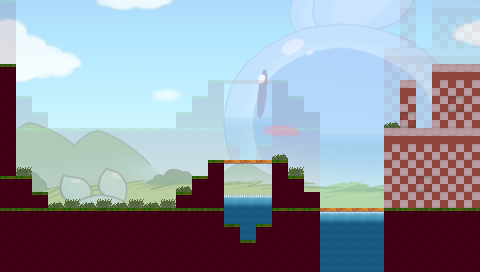

Rendered tile map (Tiled .tmx) drawn with the repository's tilesets; below, a short description and the full map source, tile grids included:
An orthogonal 30x17 tile map with 16x16 px tiles, 3 tile layers (Parallax, Decor, Terrain), 1 image layer and 5 objects (3x EGG, PLAYER, MUSTACHO).

<map version="1.10" tiledversion="1.11.1" orientation="orthogonal" renderorder="right-down" width="30" height="17" tilewidth="16" tileheight="16" infinite="0" backgroundcolor="#a0c8ff" nextlayerid="7" nextobjectid="8">
 <editorsettings>
  <export target="lapinou.json" format="json" />
 </editorsettings>
 <properties>
  <property name="name" value="lapinou" />
 </properties>
 <tileset firstgid="1" source="lapinou.tsx" />
 <imagelayer id="6" name="Background" offsetx="-0.452386" offsety="-31.667">
  <image source="../textures/bg.png" width="512" height="512" />
 </imagelayer>
 <layer id="4" name="Parallax" width="30" height="17" opacity="0.12">
  <data encoding="csv">
3,0,0,0,0,0,0,0,0,0,0,0,0,0,0,0,0,0,0,0,0,0,0,0,0,8,0,8,8,8,
4,0,0,0,0,0,0,0,0,0,0,0,0,0,0,0,0,0,0,0,0,0,0,0,0,7,0,7,6,7,
4,0,0,0,0,0,0,0,0,0,0,0,0,0,0,0,0,0,0,0,0,0,0,0,0,6,0,6,7,7,
4,0,0,0,0,0,0,0,0,0,0,0,0,0,0,0,0,0,0,0,0,0,0,0,8,8,8,8,8,8,
4,0,0,0,0,0,0,0,0,0,0,0,0,0,0,0,0,0,0,0,0,0,0,0,7,7,7,7,7,7,
4,0,0,0,0,0,0,0,0,0,0,0,0,3,5,5,5,3,0,0,0,0,0,0,7,7,7,7,6,7,
3,3,0,0,0,0,0,0,0,0,0,0,3,4,0,0,0,4,3,0,0,0,0,0,7,6,6,7,7,7,
4,4,1,0,0,0,0,0,0,0,0,3,4,4,9,9,9,4,4,4,0,0,0,0,7,7,7,7,7,7,
2,3,2,3,3,3,1,3,3,3,2,2,2,2,10,10,10,3,3,3,9,9,9,9,2,3,2,1,3,2,
4,4,4,4,4,4,4,4,4,4,4,4,4,4,1,10,3,4,4,4,10,10,10,10,4,4,4,4,4,4,
4,4,4,4,4,4,4,4,4,4,4,4,4,4,4,2,4,4,4,4,10,10,10,10,4,4,4,4,4,4,
4,4,4,4,4,4,4,4,4,4,4,4,4,4,4,4,4,4,4,4,10,10,10,10,4,4,4,4,4,4,
4,4,4,4,4,4,4,4,4,4,4,4,4,4,4,4,4,4,4,4,10,10,10,10,4,4,4,4,4,4,
4,4,4,4,4,4,4,4,4,4,4,4,4,4,4,4,4,4,4,4,10,10,10,10,4,4,4,4,4,4,
4,4,4,4,4,4,4,4,4,4,4,4,4,4,4,4,4,4,4,4,10,10,10,10,4,4,4,4,4,4,
4,4,4,4,4,4,4,4,4,4,4,4,4,4,4,4,4,4,4,4,10,10,10,10,4,4,4,4,4,4,
4,4,4,4,4,4,4,4,4,4,4,4,4,4,4,4,4,4,4,4,1,1,1,1,4,4,4,4,4,4
</data>
 </layer>
 <layer id="3" name="Decor" width="30" height="17">
  <data encoding="csv">
0,0,0,0,0,0,0,0,0,0,0,0,0,0,0,0,0,0,0,0,0,0,0,0,0,0,0,0,0,0,
0,0,0,0,0,0,0,0,0,0,0,0,0,0,0,0,0,0,0,0,0,0,0,0,0,0,0,0,0,0,
0,0,0,0,0,0,0,0,0,0,0,0,0,0,0,0,0,0,0,0,0,0,0,0,0,0,0,0,0,0,
0,0,0,0,0,0,0,0,0,0,0,0,0,0,0,0,0,0,0,0,0,0,0,0,0,0,0,0,0,0,
0,0,0,0,0,0,0,0,0,0,0,0,0,0,0,0,0,0,0,0,0,0,0,0,0,0,0,0,0,0,
0,0,0,0,0,0,0,0,0,0,0,0,0,0,0,0,0,0,0,0,0,0,0,0,0,0,0,0,0,0,
0,0,0,0,0,0,0,0,0,0,0,0,0,0,0,0,0,0,0,0,0,0,0,0,0,0,0,0,0,0,
0,0,0,0,0,0,0,0,0,0,0,0,0,0,0,0,0,0,0,0,0,0,0,0,12,0,0,0,0,0,
0,0,0,0,0,0,0,0,0,0,0,0,0,0,0,0,0,0,0,0,0,0,0,0,0,0,0,0,0,0,
0,0,0,0,0,0,0,0,0,0,0,0,0,0,0,0,0,12,0,0,0,0,0,0,0,0,0,0,0,0,
0,11,0,0,0,0,0,0,0,0,0,0,0,0,0,0,0,0,11,0,0,0,0,0,0,0,0,0,0,0,
0,0,0,0,0,0,0,0,0,0,0,12,0,0,0,0,0,0,0,0,0,0,0,0,0,0,0,0,0,0,
0,0,0,12,11,12,11,12,11,12,11,0,0,0,9,9,9,0,0,0,0,0,0,0,0,0,0,0,0,0,
0,0,0,0,0,0,0,0,0,0,0,0,0,0,10,10,10,0,0,0,9,9,9,9,0,0,0,0,0,0,
0,0,0,0,0,0,0,0,0,0,0,0,0,0,0,10,0,0,0,0,10,10,10,10,0,0,0,0,0,0,
0,0,0,0,0,0,0,0,0,0,0,0,0,0,0,0,0,0,0,0,10,10,10,10,0,0,0,0,0,0,
0,0,0,0,0,0,0,0,0,0,0,0,0,0,0,0,0,0,0,0,10,10,10,10,0,0,0,0,0,0
</data>
 </layer>
 <layer id="1" name="Terrain" width="30" height="17">
  <data encoding="csv">
0,0,0,0,0,0,0,0,0,0,0,0,0,0,0,0,0,0,0,0,0,0,0,0,0,0,0,0,0,0,
0,0,0,0,0,0,0,0,0,0,0,0,0,0,0,0,0,0,0,0,0,0,0,0,0,0,0,0,0,0,
0,0,0,0,0,0,0,0,0,0,0,0,0,0,0,0,0,0,0,0,0,0,0,0,0,0,0,0,0,0,
0,0,0,0,0,0,0,0,0,0,0,0,0,0,0,0,0,0,0,0,0,0,0,0,0,0,0,0,0,0,
2,0,0,0,0,0,0,0,0,0,0,0,0,0,0,0,0,0,0,0,0,0,0,0,0,0,0,8,8,8,
4,0,0,0,0,0,0,0,0,0,0,0,0,0,0,0,0,0,0,0,0,0,0,0,0,8,0,7,7,7,
4,0,0,0,0,0,0,0,0,0,0,0,0,0,0,0,0,0,0,0,0,0,0,0,0,7,0,7,6,7,
4,0,0,0,0,0,0,0,0,0,0,0,0,0,0,0,0,0,0,0,0,0,0,0,0,6,0,7,7,7,
4,0,0,0,0,0,0,0,0,0,0,0,0,0,0,0,0,0,0,0,0,0,0,0,8,8,8,8,8,8,
4,0,0,0,0,0,0,0,0,0,0,0,0,0,0,0,0,0,0,0,0,0,0,0,7,7,7,7,7,7,
4,0,0,0,0,0,0,0,0,0,0,0,0,3,5,5,5,3,0,0,0,0,0,0,7,7,7,7,7,7,
3,3,0,0,0,0,0,0,0,0,0,0,3,4,0,0,0,4,3,0,0,0,0,0,7,7,6,7,7,7,
4,4,1,0,0,0,0,0,0,0,0,3,4,4,0,0,0,4,4,4,0,0,0,0,7,7,7,7,7,7,
2,3,2,3,3,3,1,3,3,3,2,2,2,2,0,0,0,3,3,3,5,5,5,5,2,3,2,1,3,2,
4,4,4,4,4,4,4,4,4,4,4,4,4,4,1,0,3,4,4,4,0,0,0,0,4,4,4,4,4,4,
4,4,4,4,4,4,4,4,4,4,4,4,4,4,4,2,4,4,4,4,0,0,0,0,4,4,4,4,4,4,
4,4,4,4,4,4,4,4,4,4,4,4,4,4,4,4,4,4,4,4,0,0,0,0,4,4,4,4,4,4
</data>
 </layer>
 <objectgroup id="5" name="Entities">
  <object id="2" name="Player" type="PLAYER" gid="15" x="224" y="160" width="16" height="16" />
  <object id="3" name="Mustacho" type="MUSTACHO" gid="14" x="16" y="176" width="16" height="16" />
  <object id="4" name="Egg" type="EGG" gid="13" x="96" y="208" width="16" height="16" />
  <object id="5" name="Egg" type="EGG" gid="13" x="192" y="176" width="16" height="16" />
  <object id="6" name="Egg" type="EGG" gid="13" x="352" y="208" width="16" height="16" />
 </objectgroup>
</map>